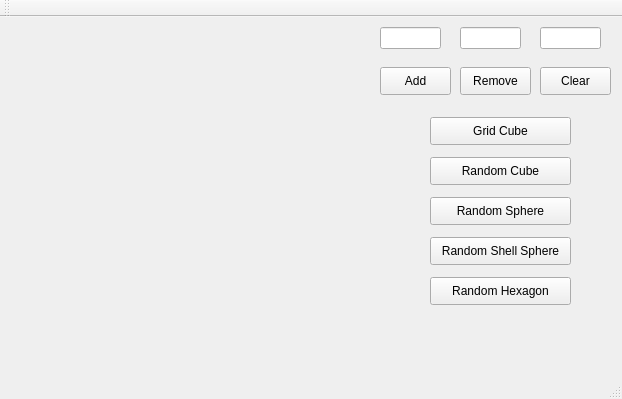
<?xml version="1.0" encoding="UTF-8"?>
<ui version="4.0">
 <class>tridimAppClass</class>
 <widget class="QMainWindow" name="tridimAppClass">
  <property name="geometry">
   <rect>
    <x>0</x>
    <y>0</y>
    <width>622</width>
    <height>399</height>
   </rect>
  </property>
  <property name="windowTitle">
   <string>tridimApp</string>
  </property>
  <widget class="QWidget" name="centralWidget">
   <widget class="MyViewer" name="widget" native="true">
    <property name="geometry">
     <rect>
      <x>10</x>
      <y>10</y>
      <width>361</width>
      <height>311</height>
     </rect>
    </property>
   </widget>
   <widget class="QLineEdit" name="coord_x">
    <property name="geometry">
     <rect>
      <x>380</x>
      <y>10</y>
      <width>61</width>
      <height>22</height>
     </rect>
    </property>
   </widget>
   <widget class="QLineEdit" name="coord_y">
    <property name="geometry">
     <rect>
      <x>460</x>
      <y>10</y>
      <width>61</width>
      <height>22</height>
     </rect>
    </property>
   </widget>
   <widget class="QLineEdit" name="coord_z">
    <property name="geometry">
     <rect>
      <x>540</x>
      <y>10</y>
      <width>61</width>
      <height>22</height>
     </rect>
    </property>
   </widget>
   <widget class="QPushButton" name="add">
    <property name="geometry">
     <rect>
      <x>380</x>
      <y>50</y>
      <width>71</width>
      <height>28</height>
     </rect>
    </property>
    <property name="text">
     <string>Add</string>
    </property>
   </widget>
   <widget class="QPushButton" name="remove">
    <property name="geometry">
     <rect>
      <x>460</x>
      <y>50</y>
      <width>71</width>
      <height>28</height>
     </rect>
    </property>
    <property name="text">
     <string>Remove</string>
    </property>
   </widget>
   <widget class="QPushButton" name="clear">
    <property name="geometry">
     <rect>
      <x>540</x>
      <y>50</y>
      <width>71</width>
      <height>28</height>
     </rect>
    </property>
    <property name="text">
     <string>Clear</string>
    </property>
   </widget>
   <widget class="QPushButton" name="grid_cube">
    <property name="geometry">
     <rect>
      <x>430</x>
      <y>100</y>
      <width>141</width>
      <height>28</height>
     </rect>
    </property>
    <property name="text">
     <string>Grid Cube</string>
    </property>
   </widget>
   <widget class="QPushButton" name="rand_cube">
    <property name="geometry">
     <rect>
      <x>430</x>
      <y>140</y>
      <width>141</width>
      <height>28</height>
     </rect>
    </property>
    <property name="text">
     <string>Random Cube</string>
    </property>
   </widget>
   <widget class="QPushButton" name="rand_sphere">
    <property name="geometry">
     <rect>
      <x>430</x>
      <y>180</y>
      <width>141</width>
      <height>28</height>
     </rect>
    </property>
    <property name="text">
     <string>Random Sphere</string>
    </property>
   </widget>
   <widget class="QPushButton" name="rand_shell_sphere">
    <property name="geometry">
     <rect>
      <x>430</x>
      <y>220</y>
      <width>141</width>
      <height>28</height>
     </rect>
    </property>
    <property name="text">
     <string>Random Shell Sphere</string>
    </property>
   </widget>
   <widget class="QPushButton" name="rand_hexagon">
    <property name="geometry">
     <rect>
      <x>430</x>
      <y>260</y>
      <width>141</width>
      <height>28</height>
     </rect>
    </property>
    <property name="text">
     <string>Random Hexagon</string>
    </property>
   </widget>
  </widget>
  <widget class="QMenuBar" name="menuBar">
   <property name="geometry">
    <rect>
     <x>0</x>
     <y>0</y>
     <width>622</width>
     <height>26</height>
    </rect>
   </property>
  </widget>
  <widget class="QToolBar" name="mainToolBar">
   <attribute name="toolBarArea">
    <enum>TopToolBarArea</enum>
   </attribute>
   <attribute name="toolBarBreak">
    <bool>false</bool>
   </attribute>
  </widget>
  <widget class="QStatusBar" name="statusBar"/>
 </widget>
 <layoutdefault spacing="6" margin="11"/>
 <customwidgets>
  <customwidget>
   <class>MyViewer</class>
   <extends>QWidget</extends>
   <header>myviewer.h</header>
   <container>1</container>
  </customwidget>
 </customwidgets>
 <resources>
  <include location="tridimApp.qrc"/>
 </resources>
 <connections/>
</ui>
